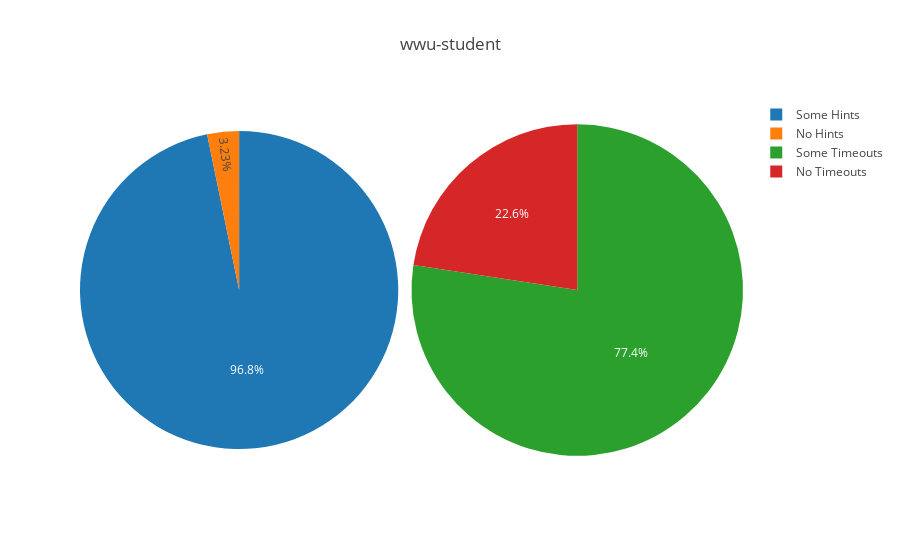
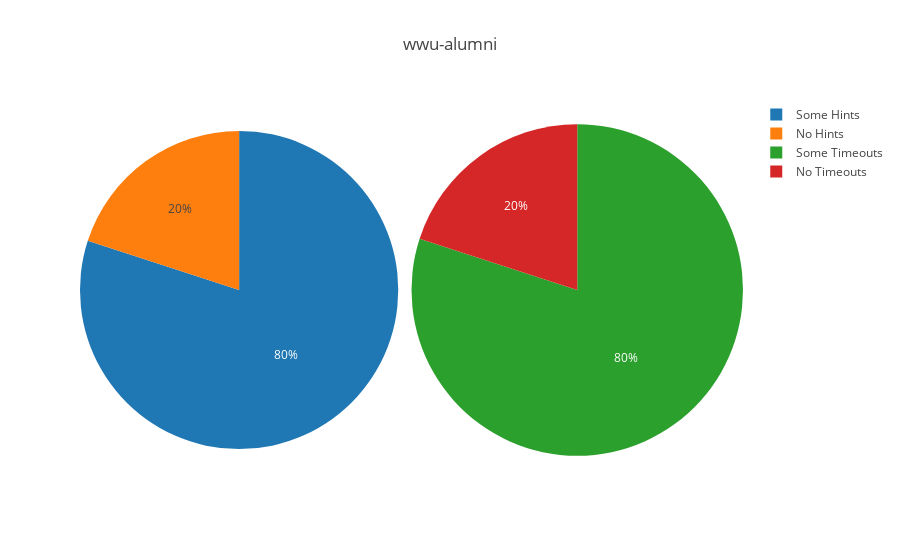
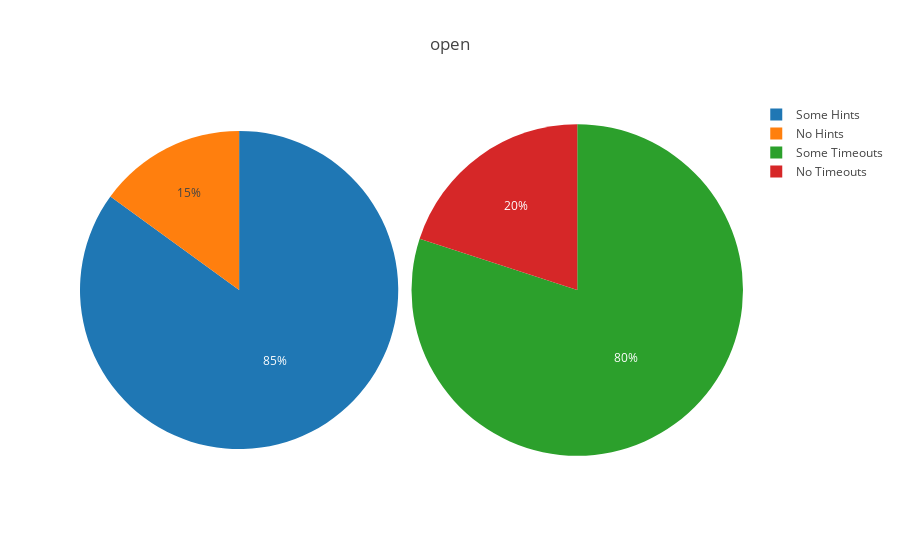

Notebook code cell kept with these figures, in order:
### Code cell
# Pie charts for completion with and without hints by division

for division, div in counts.items():    
    hint_labels = ["No Hints", "Some Hints"]
    hint_values = [div['teams_with_no_hints'], div['teams_with_some_hints']]
    hint_domain = { 'x': [0, .48], 'y': [0,1] }
    
    timeout_labels = ["No Timeouts", "Some Timeouts"]
    timeout_values = [div['teams_with_no_timeouts'], div['teams_with_timeouts']]
    timeout_domain = { 'x': [.5, 1], 'y': [0,1] }
    
    hint_trace = go.Pie(
        labels=hint_labels,
        values=hint_values,
        domain=hint_domain
    )
    timeout_trace = go.Pie(
        labels=timeout_labels, 
        values=timeout_values, 
        domain=timeout_domain
    )
    
    layout = go.Layout(title=division)
    fig = go.Figure(data=[hint_trace, timeout_trace], layout=layout)
    iplot(fig)

### Figure 1 — Plotly figure (JSON) as saved in the notebook; plotly's stock layout.template omitted (floating-point values rounded to 4 significant figures)
{"data": [{"domain": {"x": [0, 0.48], "y": [0, 1]}, "labels": ["No Hints", "Some Hints"], "type": "pie", "values": [1, 30]}, {"domain": {"x": [0.5, 1], "y": [0, 1]}, "labels": ["No Timeouts", "Some Timeouts"], "type": "pie", "values": [7, 24]}], "layout": {"title": "wwu-student"}}

### Figure 2 — Plotly figure (JSON) as saved in the notebook; plotly's stock layout.template omitted (floating-point values rounded to 4 significant figures)
{"data": [{"domain": {"x": [0, 0.48], "y": [0, 1]}, "labels": ["No Hints", "Some Hints"], "type": "pie", "values": [1, 4]}, {"domain": {"x": [0.5, 1], "y": [0, 1]}, "labels": ["No Timeouts", "Some Timeouts"], "type": "pie", "values": [1, 4]}], "layout": {"title": "wwu-alumni"}}

### Figure 3 — Plotly figure (JSON) as saved in the notebook; plotly's stock layout.template omitted (floating-point values rounded to 4 significant figures)
{"data": [{"domain": {"x": [0, 0.48], "y": [0, 1]}, "labels": ["No Hints", "Some Hints"], "type": "pie", "values": [6, 34]}, {"domain": {"x": [0.5, 1], "y": [0, 1]}, "labels": ["No Timeouts", "Some Timeouts"], "type": "pie", "values": [8, 32]}], "layout": {"title": "open"}}
